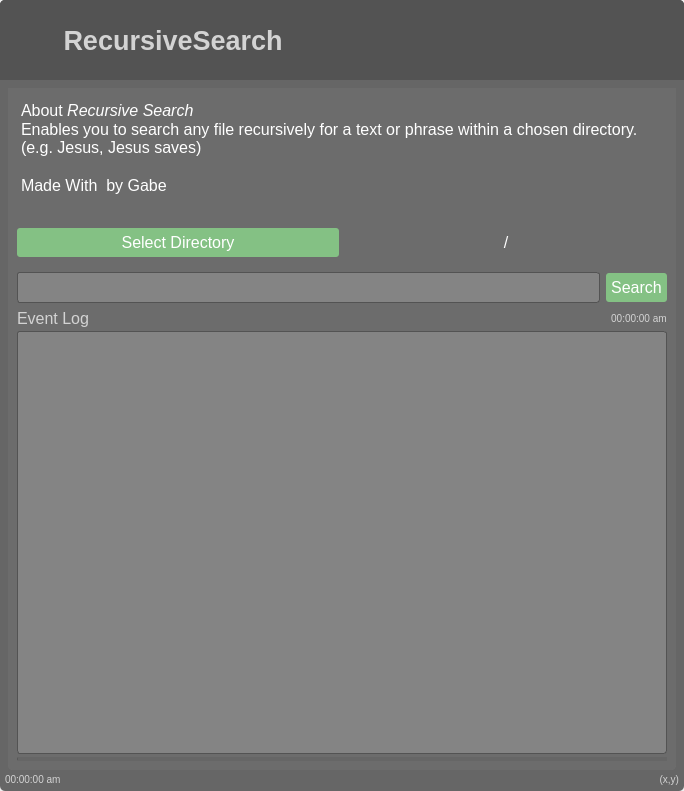
<?xml version="1.0" encoding="UTF-8"?>
<ui version="4.0">
 <class>RecursiveSearch</class>
 <widget class="QMainWindow" name="RecursiveSearch">
  <property name="geometry">
   <rect>
    <x>0</x>
    <y>0</y>
    <width>684</width>
    <height>791</height>
   </rect>
  </property>
  <property name="windowTitle">
   <string>RecursiveSearch</string>
  </property>
  <widget class="QWidget" name="centralwidget">
   <layout class="QVBoxLayout" name="verticalLayout">
    <property name="spacing">
     <number>0</number>
    </property>
    <property name="leftMargin">
     <number>0</number>
    </property>
    <property name="topMargin">
     <number>0</number>
    </property>
    <property name="rightMargin">
     <number>0</number>
    </property>
    <property name="bottomMargin">
     <number>0</number>
    </property>
    <item>
     <widget class="QFrame" name="nothing">
      <property name="cursor">
       <cursorShape>ArrowCursor</cursorShape>
      </property>
      <property name="styleSheet">
       <string notr="true">QPushButton {
border: none;
padding: 5px 10px;
background-color: #f7f7f7;
border-radius: 3px;
}

QPushButton:hover {
	background-color: rgb(235, 235, 235);
}

QFrame {
border-top-right-radius: 5px;
border-top-left-radius: 5px;
	background-color: rgb(83, 83, 83);
}</string>
      </property>
      <property name="frameShape">
       <enum>QFrame::StyledPanel</enum>
      </property>
      <property name="frameShadow">
       <enum>QFrame::Raised</enum>
      </property>
      <layout class="QHBoxLayout" name="horizontalLayout" stretch="1">
       <property name="spacing">
        <number>0</number>
       </property>
       <property name="leftMargin">
        <number>0</number>
       </property>
       <property name="topMargin">
        <number>0</number>
       </property>
       <property name="rightMargin">
        <number>0</number>
       </property>
       <property name="bottomMargin">
        <number>0</number>
       </property>
       <item>
        <widget class="QFrame" name="dragFrame">
         <property name="frameShape">
          <enum>QFrame::StyledPanel</enum>
         </property>
         <property name="frameShadow">
          <enum>QFrame::Raised</enum>
         </property>
         <layout class="QHBoxLayout" name="horizontalLayout_5" stretch="0,1">
          <property name="spacing">
           <number>0</number>
          </property>
          <property name="leftMargin">
           <number>0</number>
          </property>
          <property name="topMargin">
           <number>0</number>
          </property>
          <property name="rightMargin">
           <number>0</number>
          </property>
          <property name="bottomMargin">
           <number>0</number>
          </property>
          <item>
           <widget class="QFrame" name="frame_9">
            <property name="styleSheet">
             <string notr="true">image: url(:/images/images/icon.png);
min-width: 50px;
max-width: 50px;
padding: 3px;</string>
            </property>
            <property name="frameShape">
             <enum>QFrame::StyledPanel</enum>
            </property>
            <property name="frameShadow">
             <enum>QFrame::Raised</enum>
            </property>
           </widget>
          </item>
          <item>
           <widget class="QLabel" name="label_3">
            <property name="font">
             <font>
              <pointsize>20</pointsize>
              <weight>75</weight>
              <bold>true</bold>
             </font>
            </property>
            <property name="styleSheet">
             <string notr="true">font-weight:bold;
color: lightgray;
min-height: 80px;
max-height: 80px;</string>
            </property>
            <property name="text">
             <string> RecursiveSearch</string>
            </property>
           </widget>
          </item>
         </layout>
        </widget>
       </item>
      </layout>
     </widget>
    </item>
    <item>
     <widget class="QFrame" name="frame_2">
      <property name="styleSheet">
       <string notr="true">border-bottom-right-radius: 5px;
border-bottom-left-radius: 5px;
background-color: rgb(102, 102, 102);
font-size:16px;</string>
      </property>
      <property name="frameShape">
       <enum>QFrame::StyledPanel</enum>
      </property>
      <property name="frameShadow">
       <enum>QFrame::Raised</enum>
      </property>
      <layout class="QVBoxLayout" name="verticalLayout_2">
       <property name="spacing">
        <number>0</number>
       </property>
       <property name="leftMargin">
        <number>5</number>
       </property>
       <property name="topMargin">
        <number>5</number>
       </property>
       <property name="rightMargin">
        <number>5</number>
       </property>
       <property name="bottomMargin">
        <number>5</number>
       </property>
       <item>
        <widget class="QStackedWidget" name="stackedWidget">
         <property name="styleSheet">
          <string notr="true">color: #fff;</string>
         </property>
         <property name="currentIndex">
          <number>0</number>
         </property>
         <widget class="QWidget" name="AutoClicker">
          <layout class="QVBoxLayout" name="verticalLayout_6" stretch="0">
           <property name="spacing">
            <number>0</number>
           </property>
           <property name="leftMargin">
            <number>0</number>
           </property>
           <property name="topMargin">
            <number>0</number>
           </property>
           <property name="rightMargin">
            <number>0</number>
           </property>
           <property name="bottomMargin">
            <number>0</number>
           </property>
           <item>
            <widget class="QFrame" name="frame_6">
             <property name="frameShape">
              <enum>QFrame::StyledPanel</enum>
             </property>
             <property name="frameShadow">
              <enum>QFrame::Raised</enum>
             </property>
             <layout class="QHBoxLayout" name="horizontalLayout_6">
              <property name="spacing">
               <number>3</number>
              </property>
              <property name="leftMargin">
               <number>3</number>
              </property>
              <property name="topMargin">
               <number>3</number>
              </property>
              <property name="rightMargin">
               <number>3</number>
              </property>
              <property name="bottomMargin">
               <number>3</number>
              </property>
              <item>
               <widget class="QFrame" name="frame_13">
                <property name="styleSheet">
                 <string notr="true">QFrame {
background-color: #727272;
color: #fff;
}</string>
                </property>
                <property name="frameShape">
                 <enum>QFrame::StyledPanel</enum>
                </property>
                <property name="frameShadow">
                 <enum>QFrame::Raised</enum>
                </property>
                <layout class="QVBoxLayout" name="verticalLayout_11" stretch="0">
                 <property name="spacing">
                  <number>0</number>
                 </property>
                 <property name="leftMargin">
                  <number>0</number>
                 </property>
                 <property name="topMargin">
                  <number>0</number>
                 </property>
                 <property name="rightMargin">
                  <number>0</number>
                 </property>
                 <property name="bottomMargin">
                  <number>0</number>
                 </property>
                 <item>
                  <widget class="QFrame" name="frame_23">
                   <property name="styleSheet">
                    <string notr="true">QFrame {
	background-color: rgb(108, 108, 108);
color: #fff;
}
QRadioButton {
background-color: none;
}
</string>
                   </property>
                   <property name="frameShape">
                    <enum>QFrame::StyledPanel</enum>
                   </property>
                   <property name="frameShadow">
                    <enum>QFrame::Raised</enum>
                   </property>
                   <layout class="QVBoxLayout" name="verticalLayout_7">
                    <item>
                     <widget class="QTextEdit" name="textEdit">
                      <property name="styleSheet">
                       <string notr="true">max-height: 125px;
min-height: 125px;</string>
                      </property>
                      <property name="html">
                       <string>&lt;!DOCTYPE HTML PUBLIC &quot;-//W3C//DTD HTML 4.0//EN&quot; &quot;http://www.w3.org/TR/REC-html40/strict.dtd&quot;&gt;
&lt;html&gt;&lt;head&gt;&lt;meta name=&quot;qrichtext&quot; content=&quot;1&quot; /&gt;&lt;style type=&quot;text/css&quot;&gt;
p, li { white-space: pre-wrap; }
&lt;/style&gt;&lt;/head&gt;&lt;body style=&quot; font-family:'MS Shell Dlg 2'; font-size:16px; font-weight:400; font-style:normal;&quot;&gt;
&lt;p style=&quot; margin-top:0px; margin-bottom:0px; margin-left:0px; margin-right:0px; -qt-block-indent:0; text-indent:0px;&quot;&gt;&lt;span style=&quot; font-size:16px;&quot;&gt;About &lt;/span&gt;&lt;span style=&quot; font-size:16px; font-style:italic;&quot;&gt;Recursive Search &lt;/span&gt;&lt;/p&gt;
&lt;p style=&quot; margin-top:0px; margin-bottom:0px; margin-left:0px; margin-right:0px; -qt-block-indent:0; text-indent:0px;&quot;&gt;&lt;span style=&quot; font-size:16px;&quot;&gt;Enables you to search any file recursively for a text or phrase within a chosen directory. (e.g. Jesus, Jesus saves)&lt;/span&gt;&lt;/p&gt;
&lt;p style=&quot;-qt-paragraph-type:empty; margin-top:0px; margin-bottom:0px; margin-left:0px; margin-right:0px; -qt-block-indent:0; text-indent:0px;&quot;&gt;&lt;br /&gt;&lt;/p&gt;
&lt;p style=&quot; margin-top:0px; margin-bottom:0px; margin-left:0px; margin-right:0px; -qt-block-indent:0; text-indent:0px;&quot;&gt;&lt;span style=&quot; font-size:16px;&quot;&gt;Made With &lt;/span&gt;&lt;img src=&quot;:/images/images/20x20/cil-heart.png&quot; /&gt;&lt;span style=&quot; font-size:16px;&quot;&gt; by Gabe&lt;/span&gt;&lt;/p&gt;&lt;/body&gt;&lt;/html&gt;</string>
                      </property>
                     </widget>
                    </item>
                    <item>
                     <widget class="QFrame" name="frame_22">
                      <property name="frameShape">
                       <enum>QFrame::StyledPanel</enum>
                      </property>
                      <property name="frameShadow">
                       <enum>QFrame::Raised</enum>
                      </property>
                      <layout class="QVBoxLayout" name="verticalLayout_8">
                       <property name="spacing">
                        <number>0</number>
                       </property>
                       <property name="leftMargin">
                        <number>0</number>
                       </property>
                       <property name="topMargin">
                        <number>0</number>
                       </property>
                       <property name="rightMargin">
                        <number>0</number>
                       </property>
                       <property name="bottomMargin">
                        <number>0</number>
                       </property>
                       <item>
                        <widget class="QFrame" name="frame_3">
                         <property name="frameShape">
                          <enum>QFrame::StyledPanel</enum>
                         </property>
                         <property name="frameShadow">
                          <enum>QFrame::Raised</enum>
                         </property>
                         <layout class="QVBoxLayout" name="verticalLayout_3">
                          <property name="leftMargin">
                           <number>0</number>
                          </property>
                          <property name="topMargin">
                           <number>0</number>
                          </property>
                          <property name="rightMargin">
                           <number>0</number>
                          </property>
                          <property name="bottomMargin">
                           <number>0</number>
                          </property>
                          <item>
                           <widget class="QFrame" name="frame_5">
                            <property name="frameShape">
                             <enum>QFrame::StyledPanel</enum>
                            </property>
                            <property name="frameShadow">
                             <enum>QFrame::Raised</enum>
                            </property>
                            <layout class="QVBoxLayout" name="verticalLayout_4">
                             <property name="leftMargin">
                              <number>0</number>
                             </property>
                             <property name="topMargin">
                              <number>0</number>
                             </property>
                             <property name="rightMargin">
                              <number>0</number>
                             </property>
                             <property name="bottomMargin">
                              <number>0</number>
                             </property>
                             <item>
                              <widget class="QFrame" name="frame">
                               <property name="frameShape">
                                <enum>QFrame::StyledPanel</enum>
                               </property>
                               <property name="frameShadow">
                                <enum>QFrame::Raised</enum>
                               </property>
                               <layout class="QHBoxLayout" name="horizontalLayout_2">
                                <property name="leftMargin">
                                 <number>0</number>
                                </property>
                                <property name="topMargin">
                                 <number>0</number>
                                </property>
                                <property name="rightMargin">
                                 <number>0</number>
                                </property>
                                <property name="bottomMargin">
                                 <number>9</number>
                                </property>
                                <item>
                                 <widget class="QPushButton" name="btn_select_dir">
                                  <property name="cursor">
                                   <cursorShape>PointingHandCursor</cursorShape>
                                  </property>
                                  <property name="toolTip">
                                   <string>Start Auto Clicker!</string>
                                  </property>
                                  <property name="styleSheet">
                                   <string notr="true">QPushButton {
background-color: #84c184;
padding: 5px;
border-radius: 3px;
}
QPushButton:hover {
	background-color: #66b266;
}</string>
                                  </property>
                                  <property name="text">
                                   <string>Select Directory</string>
                                  </property>
                                 </widget>
                                </item>
                                <item>
                                 <widget class="QLabel" name="label_directory">
                                  <property name="text">
                                   <string>/</string>
                                  </property>
                                  <property name="alignment">
                                   <set>Qt::AlignCenter</set>
                                  </property>
                                 </widget>
                                </item>
                               </layout>
                              </widget>
                             </item>
                            </layout>
                           </widget>
                          </item>
                         </layout>
                        </widget>
                       </item>
                       <item>
                        <widget class="QFrame" name="frame_34">
                         <property name="frameShape">
                          <enum>QFrame::StyledPanel</enum>
                         </property>
                         <property name="frameShadow">
                          <enum>QFrame::Raised</enum>
                         </property>
                         <layout class="QHBoxLayout" name="horizontalLayout_12">
                          <property name="spacing">
                           <number>4</number>
                          </property>
                          <property name="leftMargin">
                           <number>0</number>
                          </property>
                          <property name="topMargin">
                           <number>0</number>
                          </property>
                          <property name="rightMargin">
                           <number>0</number>
                          </property>
                          <property name="bottomMargin">
                           <number>0</number>
                          </property>
                         </layout>
                        </widget>
                       </item>
                      </layout>
                     </widget>
                    </item>
                    <item>
                     <widget class="QFrame" name="frame_7">
                      <property name="frameShape">
                       <enum>QFrame::StyledPanel</enum>
                      </property>
                      <property name="frameShadow">
                       <enum>QFrame::Raised</enum>
                      </property>
                      <layout class="QVBoxLayout" name="verticalLayout_5">
                       <property name="leftMargin">
                        <number>0</number>
                       </property>
                       <property name="topMargin">
                        <number>0</number>
                       </property>
                       <property name="rightMargin">
                        <number>0</number>
                       </property>
                       <property name="bottomMargin">
                        <number>0</number>
                       </property>
                       <item>
                        <widget class="QFrame" name="frame_8">
                         <property name="frameShape">
                          <enum>QFrame::StyledPanel</enum>
                         </property>
                         <property name="frameShadow">
                          <enum>QFrame::Raised</enum>
                         </property>
                         <layout class="QHBoxLayout" name="horizontalLayout_7">
                          <property name="leftMargin">
                           <number>0</number>
                          </property>
                          <property name="topMargin">
                           <number>0</number>
                          </property>
                          <property name="rightMargin">
                           <number>0</number>
                          </property>
                          <property name="bottomMargin">
                           <number>0</number>
                          </property>
                          <item>
                           <widget class="QLineEdit" name="edit_search">
                            <property name="cursor">
                             <cursorShape>PointingHandCursor</cursorShape>
                            </property>
                            <property name="styleSheet">
                             <string notr="true">
#edit_search {
padding: 4px;
background-color: rgb(132, 132, 132);
border-radius: 3px;
border: 1px solid rgb(83, 83, 83);
}


#edit_search:hover {
padding: 4px;
	background-color: rgb(140, 140, 140);
border-radius: 3px;
border: 1px solid rgb(83,83,83);
}</string>
                            </property>
                           </widget>
                          </item>
                          <item>
                           <widget class="QPushButton" name="btn_search">
                            <property name="cursor">
                             <cursorShape>PointingHandCursor</cursorShape>
                            </property>
                            <property name="toolTip">
                             <string>Start Auto Clicker!</string>
                            </property>
                            <property name="styleSheet">
                             <string notr="true">QPushButton {
background-color: #84c184;
padding: 5px;
border-radius: 3px;
}
QPushButton:hover {
	background-color: #66b266;
}</string>
                            </property>
                            <property name="text">
                             <string>Search</string>
                            </property>
                           </widget>
                          </item>
                         </layout>
                        </widget>
                       </item>
                      </layout>
                     </widget>
                    </item>
                    <item>
                     <widget class="QFrame" name="frame_19">
                      <property name="frameShape">
                       <enum>QFrame::StyledPanel</enum>
                      </property>
                      <property name="frameShadow">
                       <enum>QFrame::Raised</enum>
                      </property>
                      <layout class="QVBoxLayout" name="verticalLayout_15" stretch="0,1,0">
                       <property name="spacing">
                        <number>3</number>
                       </property>
                       <property name="leftMargin">
                        <number>0</number>
                       </property>
                       <property name="topMargin">
                        <number>0</number>
                       </property>
                       <property name="rightMargin">
                        <number>0</number>
                       </property>
                       <property name="bottomMargin">
                        <number>0</number>
                       </property>
                       <item>
                        <widget class="QFrame" name="frame_40">
                         <property name="frameShape">
                          <enum>QFrame::StyledPanel</enum>
                         </property>
                         <property name="frameShadow">
                          <enum>QFrame::Raised</enum>
                         </property>
                         <layout class="QHBoxLayout" name="horizontalLayout_10">
                          <property name="spacing">
                           <number>0</number>
                          </property>
                          <property name="leftMargin">
                           <number>0</number>
                          </property>
                          <property name="topMargin">
                           <number>0</number>
                          </property>
                          <property name="rightMargin">
                           <number>0</number>
                          </property>
                          <property name="bottomMargin">
                           <number>0</number>
                          </property>
                          <item>
                           <widget class="QLabel" name="label_6">
                            <property name="styleSheet">
                             <string notr="true">color: lightgray;</string>
                            </property>
                            <property name="text">
                             <string>Event Log</string>
                            </property>
                           </widget>
                          </item>
                          <item alignment="Qt::AlignRight">
                           <widget class="QLabel" name="label_last_update">
                            <property name="styleSheet">
                             <string notr="true">font-size: 10px;
color: lightgray;</string>
                            </property>
                            <property name="text">
                             <string>            00:00:00 am</string>
                            </property>
                           </widget>
                          </item>
                         </layout>
                        </widget>
                       </item>
                       <item>
                        <widget class="QListWidget" name="log">
                         <property name="font">
                          <font>
                           <pointsize>-1</pointsize>
                           <weight>75</weight>
                           <bold>true</bold>
                          </font>
                         </property>
                         <property name="styleSheet">
                          <string notr="true">background-color: rgb(132, 132, 132);
border-radius:3px;
padding:5px;
font-size: 14px;
font-weight: bold;
border: 1px solid  rgb(83, 83, 83);</string>
                         </property>
                        </widget>
                       </item>
                       <item>
                        <widget class="QProgressBar" name="progressBar">
                         <property name="cursor">
                          <cursorShape>ArrowCursor</cursorShape>
                         </property>
                         <property name="statusTip">
                          <string extracomment="Count down *in seconds."/>
                         </property>
                         <property name="styleSheet">
                          <string notr="true">QProgressBar{
font-size: 1px;
color: rgba(0,0,0,0.1);
min-height: 4px;
max-height: 4px;

}</string>
                         </property>
                         <property name="value">
                          <number>0</number>
                         </property>
                        </widget>
                       </item>
                      </layout>
                     </widget>
                    </item>
                   </layout>
                  </widget>
                 </item>
                </layout>
               </widget>
              </item>
             </layout>
            </widget>
           </item>
          </layout>
         </widget>
        </widget>
       </item>
       <item>
        <widget class="QFrame" name="frame_4">
         <property name="frameShape">
          <enum>QFrame::StyledPanel</enum>
         </property>
         <property name="frameShadow">
          <enum>QFrame::Raised</enum>
         </property>
         <layout class="QHBoxLayout" name="horizontalLayout_3">
          <property name="spacing">
           <number>0</number>
          </property>
          <property name="leftMargin">
           <number>0</number>
          </property>
          <property name="topMargin">
           <number>0</number>
          </property>
          <property name="rightMargin">
           <number>0</number>
          </property>
          <property name="bottomMargin">
           <number>0</number>
          </property>
          <item>
           <widget class="QLabel" name="label_current_time">
            <property name="styleSheet">
             <string notr="true">color: lightgray;
font-size: 10px;</string>
            </property>
            <property name="text">
             <string>00:00:00 am</string>
            </property>
            <property name="alignment">
             <set>Qt::AlignLeading|Qt::AlignLeft|Qt::AlignVCenter</set>
            </property>
           </widget>
          </item>
          <item>
           <widget class="QLabel" name="information">
            <property name="styleSheet">
             <string notr="true">color: lightgray;
font-size: 10px;</string>
            </property>
            <property name="text">
             <string/>
            </property>
            <property name="alignment">
             <set>Qt::AlignCenter</set>
            </property>
           </widget>
          </item>
          <item>
           <widget class="QLabel" name="label_mouse_pos">
            <property name="styleSheet">
             <string notr="true">color: lightgray;
font-size: 10px;</string>
            </property>
            <property name="text">
             <string>(x,y)</string>
            </property>
            <property name="alignment">
             <set>Qt::AlignRight|Qt::AlignTrailing|Qt::AlignVCenter</set>
            </property>
           </widget>
          </item>
         </layout>
        </widget>
       </item>
       <item>
        <widget class="QFrame" name="frame_11">
         <property name="frameShape">
          <enum>QFrame::StyledPanel</enum>
         </property>
         <property name="frameShadow">
          <enum>QFrame::Raised</enum>
         </property>
         <layout class="QHBoxLayout" name="horizontalLayout_4">
          <property name="spacing">
           <number>0</number>
          </property>
          <property name="leftMargin">
           <number>0</number>
          </property>
          <property name="topMargin">
           <number>0</number>
          </property>
          <property name="rightMargin">
           <number>0</number>
          </property>
          <property name="bottomMargin">
           <number>0</number>
          </property>
         </layout>
        </widget>
       </item>
      </layout>
     </widget>
    </item>
   </layout>
  </widget>
 </widget>
 <resources>
  <include location="resources.qrc"/>
 </resources>
 <connections/>
</ui>
